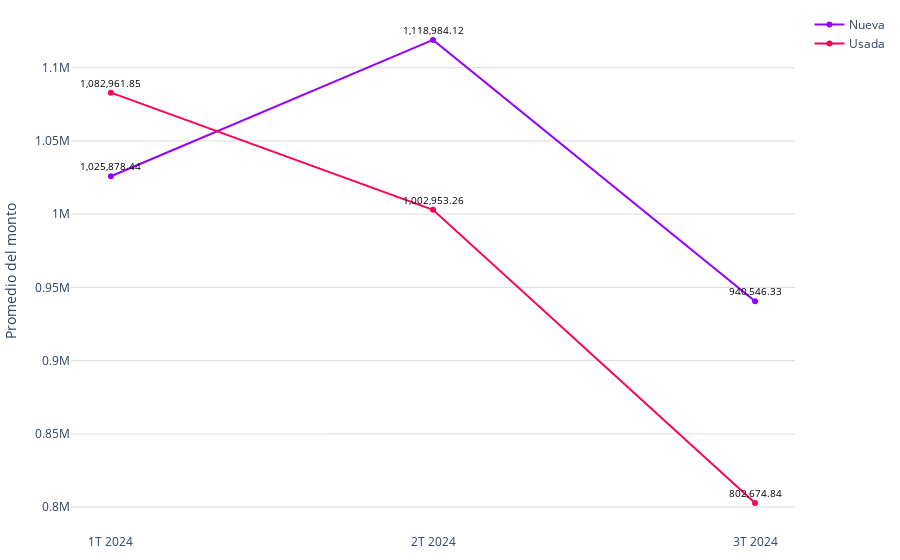

The notebook cell saved with this chart:
### Code cell
# Datos
trimestres = promedio_monto_por_modalidad_mes['trimestre']
modalidades = promedio_monto_por_modalidad_mes['modalidad']
promedios = promedio_monto_por_modalidad_mes['promedio']

# Limpiar las cadenas de promedio y convertirlas a números
promedios_limpios = [float(promedio.replace(',', '')) for promedio in promedios]

colors = ['#9500ff', '#ff0059']
fig = go.Figure()

# Agregar líneas para cada modalidad
for i, modalidad in enumerate(modalidades.unique()):
    df_modalidad = promedio_monto_por_modalidad_mes[promedio_monto_por_modalidad_mes['modalidad'] == modalidad]
    fig.add_trace(go.Scatter(
        x=df_modalidad['trimestre'],
        y=df_modalidad['promedio'].apply(lambda x: float(x.replace(',', ''))),  # Usar los promedios limpios
        mode='markers+lines',
        name=modalidad,
        line=dict(color=colors[i % len(colors)])  # Asignar colores a las líneas
    ))

fig.update_layout(
    #title='Promedio de valor de créditos para viviendas nuevas y usadas (2023)',
    #xaxis=dict(title='Trimestre'),
    yaxis=dict(title='Promedio del monto', gridcolor='#dddcda'),
    margin=dict(l=10, r=10, t=10, b=10),  # Ajusta los márgenes (left, right, top, bottom)
    plot_bgcolor='rgba(0,0,0,0)',  # Color de fondo del gráfico
)

# Agregar etiquetas de texto a los puntos
for trace in fig.data:
    df_modalidad = promedio_monto_por_modalidad_mes[promedio_monto_por_modalidad_mes['modalidad'] == trace.name]
    for i, point in enumerate(trace.y):
        fig.add_annotation(
            x=trace.x[i],
            y=point,
            text=f'{df_modalidad.iloc[i]["promedio"]}',
            showarrow=False,
            font=dict(color='black', size=10),
            yshift=10
        )

# Exportar gráfica como archivo HTML
def guardar_grafico_como_html(fig, nombre_archivo, carpeta='assets\graficas'):
    # Crear la carpeta si no existe
    if not os.path.exists(carpeta):
        os.makedirs(carpeta)
    
    # Gráfica como archivo HTML en la carpeta especificada
    pio.write_html(fig, f'{carpeta}/{nombre_archivo}.html')

guardar_grafico_como_html(fig, 'g_scatt_creditos_nuevausada_2024', carpeta='assets\graficas')
fig.show()

### Figure 1 — Plotly figure (JSON) as saved in the notebook; plotly's stock layout.template omitted (floating-point values rounded to 4 significant figures)
{"data": [{"line": {"color": "#9500ff"}, "mode": "markers+lines", "name": "Nueva", "type": "scatter", "x": ["1T 2024", "2T 2024", "3T 2024"], "y": [1026000.0, 1119000.0, 940500.0]}, {"line": {"color": "#ff0059"}, "mode": "markers+lines", "name": "Usada", "type": "scatter", "x": ["1T 2024", "2T 2024", "3T 2024"], "y": [1083000.0, 1003000.0, 802700.0]}], "layout": {"annotations": [{"font": {"color": "black", "size": 10}, "showarrow": false, "text": "1,025,878.44", "x": "1T 2024", "y": 1026000.0, "yshift": 10}, {"font": {"color": "black", "size": 10}, "showarrow": false, "text": "1,118,984.12", "x": "2T 2024", "y": 1119000.0, "yshift": 10}, {"font": {"color": "black", "size": 10}, "showarrow": false, "text": "940,546.33", "x": "3T 2024", "y": 940500.0, "yshift": 10}, {"font": {"color": "black", "size": 10}, "showarrow": false, "text": "1,082,961.85", "x": "1T 2024", "y": 1083000.0, "yshift": 10}, {"font": {"color": "black", "size": 10}, "showarrow": false, "text": "1,002,953.26", "x": "2T 2024", "y": 1003000.0, "yshift": 10}, {"font": {"color": "black", "size": 10}, "showarrow": false, "text": "802,674.84", "x": "3T 2024", "y": 802700.0, "yshift": 10}], "margin": {"b": 10, "l": 10, "r": 10, "t": 10}, "plot_bgcolor": "rgba(0,0,0,0)", "yaxis": {"gridcolor": "#dddcda", "title": {"text": "Promedio del monto"}}}}
